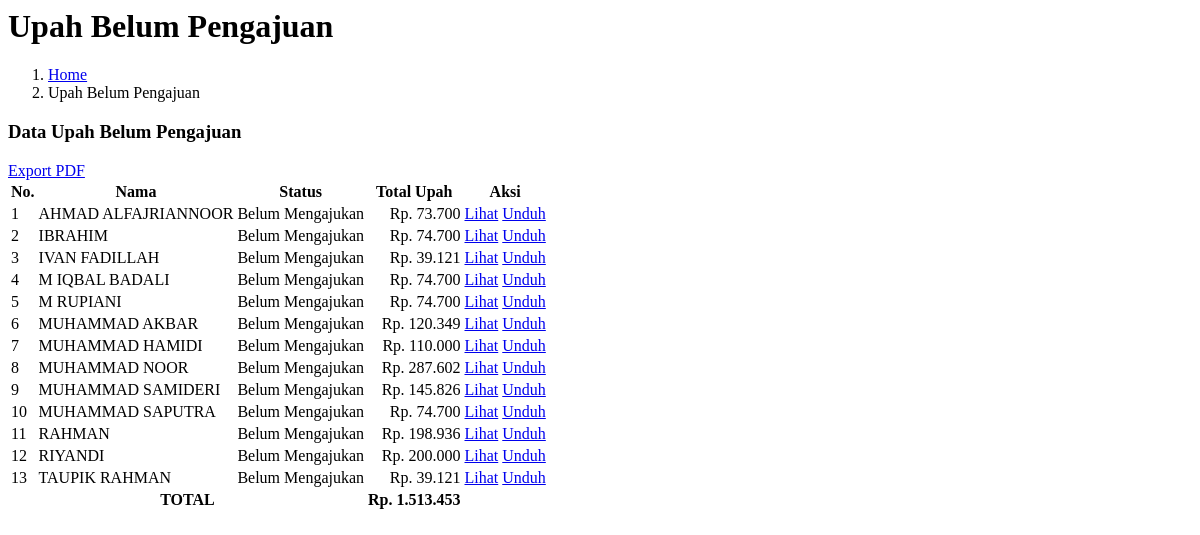
Page /adminkeu/pages/upahbelumdiajukan.php on the committed database.
### tables this page shows
CREATE TABLE `gaji` (
  `id` int(11) NOT NULL,
  `id_distribusi` int(11) NOT NULL,
  `id_pengirim` int(11) DEFAULT NULL,
  `ontime` double DEFAULT 0,
  `bongkar` double DEFAULT 0,
  `upah` double DEFAULT 0
);

CREATE TABLE `karyawan` (
  `id` int(11) NOT NULL,
  `username` varchar(30) DEFAULT NULL,
  `password` varchar(50) DEFAULT NULL,
  `nama` varchar(35) NOT NULL,
  `nik` varchar(16) NOT NULL,
  `tempat_lahir` varchar(50) NOT NULL,
  `tanggal_lahir` date NOT NULL,
  `jenis_kelamin` enum('LAKI-LAKI','PEREMPUAN') NOT NULL,
  `alamat` varchar(512) NOT NULL,
  `agama` enum('-','ISLAM','PROTESTAN','KATOLIK','HINDU','BUDDHA','KONGHUCU') NOT NULL,
  `status` enum('KAWIN','BELUM KAWIN') NOT NULL,
  `gol_darah` enum('-','A','B','AB','O') DEFAULT NULL,
  `jabatan` enum('DRIVER','HELPER','ADMINKEU','SPVDISTRIBUSI','MGRDISTRIBUSI') NOT NULL,
  `no_telepon` varchar(14) NOT NULL,
  `sim` enum('-','A','B1','B2','C','D','A UMUM','B1 UMUM','B2 UMUM') NOT NULL,
  `email` varchar(50) DEFAULT NULL,
  `tanggal_registrasi` datetime NOT NULL DEFAULT current_timestamp(),
  `tanggal_update_data` timestamp NOT NULL DEFAULT current_timestamp() ON UPDATE current_timestamp(),
  `status_karyawan` enum('BORONGAN','BULANAN') NOT NULL,
  `status_keaktifan` enum('AKTIF','NON AKTIF') NOT NULL,
  `upah_borongan` int(7) NOT NULL,
  `foto` varchar(255) DEFAULT NULL
);

### adminkeu/pages/upahbelumdiajukan.php (the view, shortened to what this page needs)
<?php include_once "../partials/cssdatatables.php" ?>
<?php
$database = new Database;
$db = $database->getConnection();
?>
<div class="content-header">
  <div class="container-fluid">
    <div class="row mb-2">
      <div class="col-sm-6">
        <h1 class="m-0">Upah Belum Pengajuan</h1>
      </div>
      <div class="col-sm-6">
        <ol class="breadcrumb float-sm-right">
          <li class="breadcrumb-item"><a href="?page=home">Home</a></li>
          <li class="breadcrumb-item active">Upah Belum Pengajuan</li>
        </ol>
      </div>
    </div>
  </div>
</div>
<div class="content">
  <div class="card">
    <div class="card-header">
      <h3 class="card-title">Data Upah Belum Pengajuan</h3>
      <a href="report/reportupahbelumdiajukan.php" target="_blank" class="btn btn-warning btn-sm float-right">
        <i class="fa fa-file-pdf"></i> Export PDF
      </a>
    </div>
    <div class="card-body">
      <table id="mytable" class="table table-bordered table-hover">
        <thead>
          <tr>
            <th>No.</th>
            <th>Nama</th>
            <th>Status</th>
            <th>Total Upah</th>
            <th>Aksi</th>
          </tr>
        </thead>
        <tbody>
          <?php
          $selectSql = "SELECT * FROM gaji u
          LEFT JOIN pengajuan_upah_borongan p ON p.id_upah = u.id
          INNER JOIN distribusi d on u.id_distribusi = d.id
          WHERE p.terbayar IS NULL AND d.jam_datang IS NOT NULL";
          $stmt = $db->prepare($selectSql);
          $stmt->execute();
          if ($stmt->rowCount() > 0) {
            $selectSql = "SELECT p.*, u.*,k.*, d.*, k.id id_karyawan, SUM(upah) total_upah FROM pengajuan_upah_borongan p
          RIGHT JOIN gaji u on p.id_upah = u.id
          INNER JOIN karyawan k on u.id_pengirim = k.id
          INNER JOIN distribusi d on u.id_distribusi = d.id
          WHERE p.terbayar IS NULL AND d.jam_datang IS NOT NULL
          GROUP BY k.nama ORDER BY k.nama ASC";
            $stmt = $db->prepare($selectSql);
            $stmt->execute();
          }
          $no = 1;
          $total_upah = 0;
          while ($row = $stmt->fetch(PDO::FETCH_ASSOC)) {
            $total_upah += $row['total_upah'];
          ?>
            <tr>
              <td><?= $no++ ?></td>
              <td><?= $row['nama'] ?></td>
              <td>Belum Mengajukan</td>
              <td style="text-align: right;"><?= 'Rp. ' . number_format($row['total_upah'], 0, ',', '.') ?></td>
              <td>
                <a href="?page=upahbelumdiajukandetail&id=<?= $row['id_karyawan']; ?>" class="btn btn-sm btn-primary"><i class="fa fa-eye"></i> Lihat</a>
                <a href="report/reportupahbelumdiajukandetail.php?id=<?= $row['id_karyawan']; ?>" target="_blank" class="btn btn-sm btn-success"><i class="fa fa-download"></i> Unduh</a>
              </td>
            </tr>
          <?php } ?>
        </tbody>
        <tfoot>
          <tr>
            <td colspan="3" style="text-align: center; font-weight: bold;">TOTAL</td>
            <td style="text-align: right; font-weight: bold;"><?= 'Rp. ' . number_format($total_upah, 0, ',', '.') ?></td>
            <td></td>
          </tr>
        </tfoot>
      </table>
    </div>
  </div>
</div>

### rows in the picture
gaji: id_pengirim.nama "AHMAD ALFAJRIANNOOR", total_upah "73.700"
gaji: id_pengirim.nama "IBRAHIM", total_upah "74.700"
gaji: id_pengirim.nama "IVAN FADILLAH", total_upah "39.121"
gaji: id_pengirim.nama "M IQBAL BADALI", total_upah "74.700"
gaji: id_pengirim.nama "M RUPIANI", total_upah "74.700"
gaji: id_pengirim.nama "MUHAMMAD AKBAR", total_upah "120.349"
gaji: id_pengirim.nama "MUHAMMAD HAMIDI", total_upah "110.000"
gaji: id_pengirim.nama "MUHAMMAD NOOR", total_upah "287.602"
gaji: id_pengirim.nama "MUHAMMAD SAMIDERI", total_upah "145.826"
gaji: id_pengirim.nama "MUHAMMAD SAPUTRA", total_upah "74.700"
gaji: id_pengirim.nama "RAHMAN", total_upah "198.936"
gaji: id_pengirim.nama "RIYANDI", total_upah "200.000"
gaji: id_pengirim.nama "TAUPIK RAHMAN", total_upah "39.121"

### other values in the picture
$total_upah "1.513.453"
